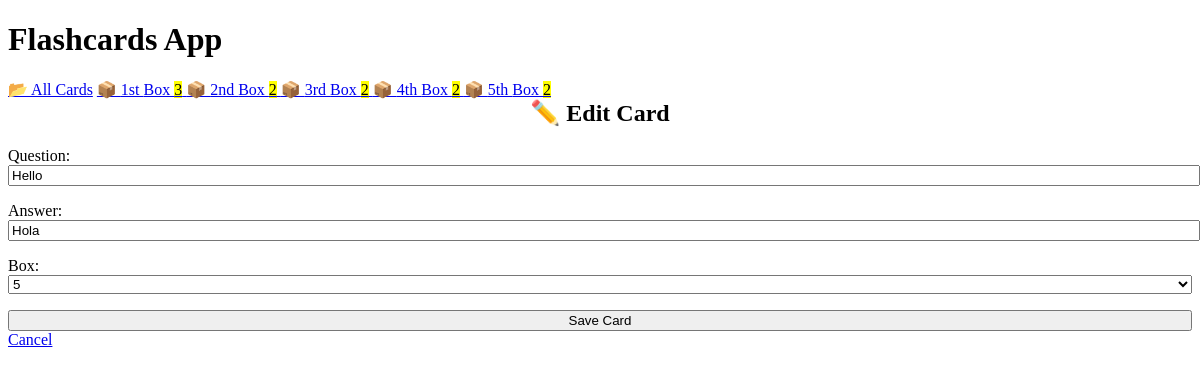
Screenshot of /edit/1 with the database file from the repository.
### cards/models.py (models this page shows, shortened)
class Card(models.Model):
    question = models.CharField(max_length=100)
    answer = models.CharField(max_length=100)
    box = models.IntegerField(
        choices=zip(BOXES, BOXES),
        default=BOXES[0],
    )
    date_created = models.DateTimeField(auto_now_add=True)

### cards/views.py (the view)
class CardUpdateView(CardCreateView, UpdateView):
    success_url = reverse_lazy("card-list")

### cards/templatetags/cards_tags.py (called while the page is built)
@register.inclusion_tag("cards/box_links.html")
def boxes_as_links():
    boxes = []
    for box_num in BOXES:
        card_count = Card.objects.filter(box=box_num).count()
        boxes.append({
            "number": box_num,
            "card_count": card_count,
        })
    return {"boxes": boxes}

### cards/templates/cards/card_form.html (shortened to what this page needs)
{% extends "cards/base.html" %}
{% block content %}
    {% if card %}
        <h2>✏️ Edit Card</h2>
    {% else %}
        <h2>✨ Create New Card</h2>
    {% endif %}
    <form method="post">
        {{ form.as_p }}
        <input type="submit" value="Save Card">
    </form>
    <a href="{% url 'card-list' %}">
        Cancel
    </a>
{% endblock %}

### cards/templates/cards/base.html (style rules this page uses)
:root { --accent: #6e48ad; --accent-bg: white; --bg: #fff; --text: #212121; --text-light: #585858; --border: #d8dae1; --code: #d81b60; --preformatted: #444; }
h2 { text-align: center; }
h2, h4 { margin-top: 0; }
input, select, textarea { width: 100%; }

### rows the page displays
Card: question "Hello", answer "Hola", box "5"

### other values shown
{{ box.number | ordinal }} "1st" "2nd" "3rd" "4th" "5th"
{{ box.card_count }} "3" "2" "2" "2" "2"
